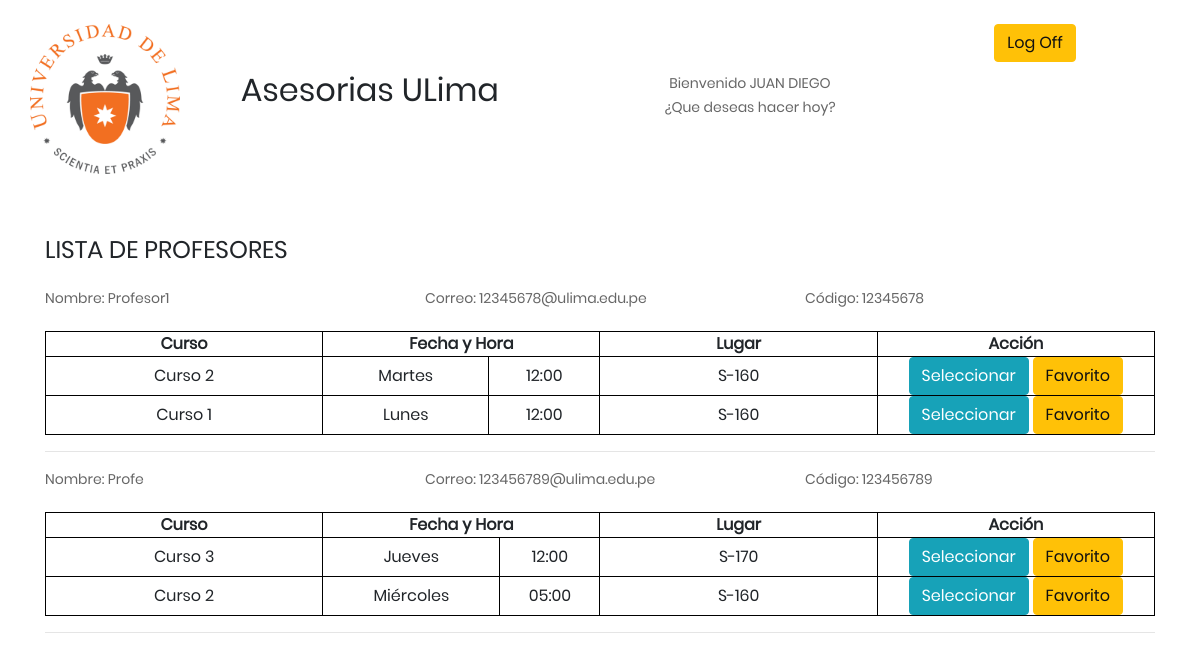
Screenshot of /alumno/lista_profesores/ (signed in) with the database file from the repository.
### alumno/models.py (models this page shows, shortened)
class Alumno(models.Model):
    nombre = models.CharField(max_length=60)
    apellido = models.CharField(max_length=50)
    password = models.CharField(max_length=20)
    codigoUlima  = models.CharField(max_length=20, unique=True)
    email  = models.CharField(max_length=30, unique=True)

### profesor/models.py (models this page shows, shortened)
class Profesor(models.Model):
    state_options = (
        ('Disponible', 'Disponible'),
        ('Ocupado', 'Ocupado'),
        ('Ausente', 'Ausente'),
        ('No disponible', 'No disponible'),
    )
    nombrepProfesor = models.CharField(max_length=60)
    password = models.CharField(max_length=20)
    codigoUlima  = models.CharField(max_length=20, unique=True)
    email  = models.CharField(max_length=30, unique=True)
    state = models.CharField(max_length=20, choices=state_options)

class Asesoria(models.Model):
    dia_semana = (
        ('Lunes', 'Lunes'),
        ('Martes', 'Martes'),
        ('Miércoles', 'Miércoles'),
        ('Jueves', 'Jueves'),
        ('Viernes', 'Viernes'),
    )
    codProfesor = models.ForeignKey( Profesor, on_delete=models.CASCADE)
    codCurso= models.ForeignKey(Curso, on_delete=models.CASCADE,)
    fechaAsesoria = models.CharField(max_length=12, choices=dia_semana)
    horaInicio = models.TimeField(default="12:00")
    lugar = models.ForeignKey(Salon, on_delete=models.CASCADE)

class Curso(models.Model):
    nombreCurso = models.CharField(max_length=50)
    seccion = models.IntegerField()
    codProfesor = models.ForeignKey(Profesor, on_delete=models.CASCADE)

class Salon(models.Model):
    lugar = models.CharField(max_length = 10, unique= True)

### alumno/views.py (the view)
# urls.py: path('lista_profesores/', views.lista_profesores),
def lista_profesores(request):
    user_id = request.session.get('user', None)
    user = Alumno.objects.filter(pk=user_id).first()
    if user != None:
        profesores = Profesor.objects.all()
        args = {"profesores": profesores, "usuario": user}
        return render(request, 'alumno/Tony/lista_profesores.html', args)
    return redirect('/alumno/login')

### templates/alumno/Tony/lista_profesores.html (shortened to what this page needs)
{% extends "alumno/base.html" %}
{%load staticfiles %}
{% block body %}
	<div>
		<br />
	</div>
	<div class="container text-center">
		<div class= "row">
			<div>
				<a href="../home">
					<img margin-left="100" width="150" height="150" src="{% static 'images\logo.jpg' %}" />
				</a>
			</div>
			<div class = "col-sm-4">
				<br />
				<br />
				<h2 align-content: "center">Asesorias ULima</h2>
			</div>
			<div class = "col-sm-4">
				<br /><br />
				<p> Bienvenido {{usuario.nombre| upper}} </p>
				<p> ¿Que deseas hacer hoy? </p>
			</div>
					<div class = "col-sm-2">
						<a href="{% url 'alumno:log_out' %}" class="btn btn-warning">Log Off</a>
					</div>
	  </div>
	</div>
	<br />
	<br />
  <div>
    <div class="container">
      <h4>LISTA DE PROFESORES</h4>
      <br>
      <ul>
        {% for profesor in profesores %}
            <li>
              <div class="row">
                <p class="col-4">Nombre: {{profesor.nombrepProfesor}}</p>
                <p class="col-4">Correo: {{profesor.email}}</p>
                <p class="col-4">Código: {{profesor.codigoUlima}}</p>
              </div>
              <table>
								<tr>
									<th>Curso</th>
									<th colspan="2">Fecha y Hora</th>
									<th>Lugar</th>
									<th>Acción</th>
								</tr>
                {% for asesoria in profesor.asesoria_set.all %}
									<tr>
								    <td>{{asesoria.codCurso.nombreCurso}}</td>
								    <td>{{asesoria.fechaAsesoria}}</td>
										<td>{{asesoria.horaInicio|time:'H:i'}}</td>
								    <td>{{asesoria.lugar.lugar}}</td>
										<td>
											<a href="{% url 'alumno:agregar_cita' asesoria.pk %}" class="btn btn-info" >Seleccionar</a>
											<a href="{% url 'alumno:agregar_favorito' asesoria.pk %}" class="btn btn-warning" >Favorito</a>
										</td>
								  </tr>
                {% endfor%}
							</table>
            </li>
            <hr>
        {% endfor %}
      </ul>
    </div>
	</div>
{% endblock %}

### templates/alumno/base.html (shortened to what this page needs)
{%load staticfiles %}
<!DOCTYPE html>
<html lang="en">
<head>
	<link rel="stylesheet" type="text/css" href="{% static 'vendor/bootstrap/css/bootstrap.min.css' %}">
	<link rel="stylesheet" type="text/css" href="{% static 'fonts/font-awesome-4.7.0/css/font-awesome.min.css' %}">
	<link rel="stylesheet" type="text/css" href="{% static 'fonts/iconic/css/material-design-iconic-font.min.css'%}">
	<link rel="stylesheet" type="text/css" href="{% static 'vendor/animate/animate.css'%}">
<link rel="stylesheet" type="text/css" href="{% static 'vendor/css-hamburgers/hamburgers.min.css'%}">
	<link rel="stylesheet" type="text/css" href="{% static 'vendor/animsition/css/animsition.min.css'%}">
	<link rel="stylesheet" type="text/css" href="{% static 'vendor/select2/select2.min.css'%}">
	<link rel="stylesheet" type="text/css" href="{% static 'vendor/daterangepicker/daterangepicker.css'%}">
	<link rel="stylesheet" type="text/css" href="{% static 'css/util.css'%}">
	<link rel="stylesheet" type="text/css" href="{% static 'css/main.css'%}">
</head>
<body>
  {% block body %}{% endblock %}
</body>
</html>

### static/css/main.css (style rules this page uses)
* { margin: 0px; padding: 0px; box-sizing: border-box; }
body, html { height: 100%; font-family: Poppins-Regular, sans-serif; }
a { font-family: Poppins-Regular; font-size: 14px; line-height: 1.7; color: #666666; margin: 0px; transition: all 0.4s; -webkit-transition: all 0.4s; -o-transition: all 0.4s; -moz-transition: all 0.4s; }
h1,h2,h3,h4,h5,h6 { margin: 0px; }
p { font-family: Poppins-Regular; font-size: 14px; line-height: 1.7; color: #666666; margin: 0px; }
ul, li { margin: 0px; list-style-type: none; }
.container .row div { margin-bottom: 15px !important }
table { width: 100%; margin-top: 20px; }
th { width: 20%; }
table, th, td { border: 1px solid black; text-align: center; }

### rows the page displays
Alumno: nombre "JUAN DIEGO"
Profesor: nombrepProfesor "Profesor1", email "12345678@ulima.edu.pe", codigoUlima "12345678"
Asesoria: codCurso.nombreCurso "Curso 2", fechaAsesoria "Martes", horaInicio "12:00", lugar.lugar "S-160"
Asesoria: codCurso.nombreCurso "Curso 1", fechaAsesoria "Lunes", horaInicio "12:00", lugar.lugar "S-160"
Profesor: nombrepProfesor "Profe", email "123456789@ulima.edu.pe", codigoUlima "123456789"
Asesoria: codCurso.nombreCurso "Curso 3", fechaAsesoria "Jueves", horaInicio "12:00", lugar.lugar "S-170"
Asesoria: codCurso.nombreCurso "Curso 2", fechaAsesoria "Miércoles", horaInicio "05:00", lugar.lugar "S-160"
